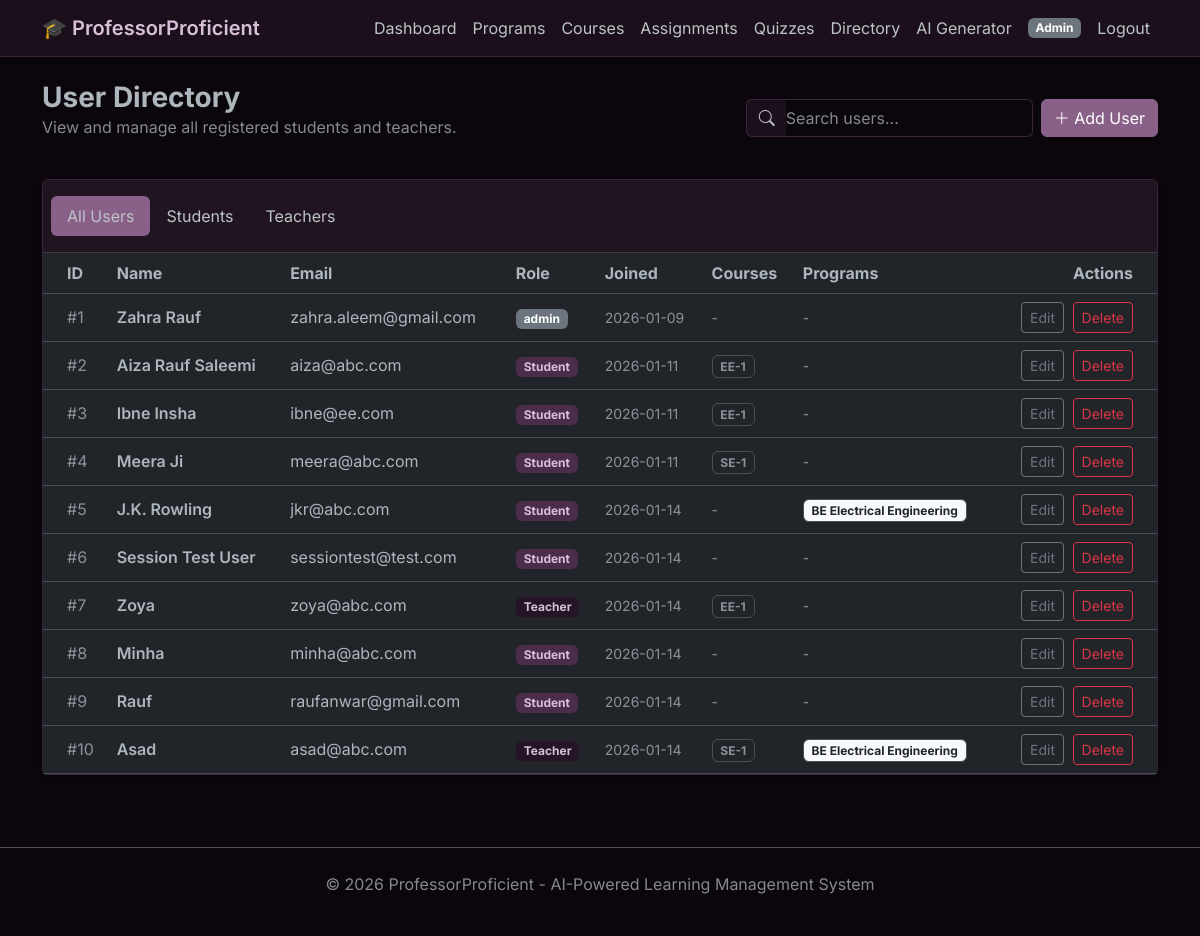
The page /ui/users (signed in) on the database its author committed.
### data_models.py (models this page shows, shortened)
class User(db.Model):
    __tablename__ = 'users'
    id = db.Column(db.Integer, primary_key=True)
    name = db.Column(db.String(100), nullable=False)
    password = db.Column(db.String(200), nullable=False)
    email = db.Column(db.String(100), unique=True, nullable=False)
    role = db.Column(db.Enum(UserRole), nullable=False)
    created_at = db.Column(db.DateTime, server_default=text('CURRENT_TIMESTAMP'))
    programs_created = db.relationship("Program", back_populates="created_by_user") #back populates ensures the two tables are in sync
    courses_created = db.relationship("Course", back_populates="created_by_user")
    quizzes_created = db.relationship("Quiz", back_populates="created_by_user")
    assignments_created = db.relationship("Assignment", back_populates="created_by_user")
    questions_created = db.relationship("Question", back_populates="created_by_user") # Adding new link to questions
    answers = db.relationship("StudentAnswer", back_populates="student") # Adding new link to answers
    teaching_courses = db.relationship("Course", secondary="teacher_course", back_populates="teachers")
    enrolled_courses = db.relationship("Course", secondary="student_course", back_populates="students")
    teaching_programs = db.relationship("Program", secondary="teacher_program", back_populates="teachers")
    enrolled_programs = db.relationship("Program", secondary="student_program", back_populates="students")

class Course(db.Model):
    __tablename__ = 'courses'
    id = db.Column(db.Integer, primary_key=True, autoincrement=True)
    name = db.Column(db.String(200), nullable=False)
    code = db.Column(db.String(50), unique=True, nullable=False)
    credit_hours = db.Column(db.Integer)
    program_id = db.Column(db.Integer, db.ForeignKey('programs.id'))
    created_by = db.Column(db.Integer, db.ForeignKey('users.id'))
    created_at = db.Column(db.DateTime, server_default=text('CURRENT_TIMESTAMP'))
    program = db.relationship("Program", back_populates="courses")
    created_by_user = db.relationship("User", back_populates="courses_created")
    teachers = db.relationship("User", secondary="teacher_course", back_populates="teaching_courses")
    students = db.relationship("User", secondary="student_course", back_populates="enrolled_courses")
    quizzes = db.relationship("Quiz", back_populates="course", cascade="all, delete-orphan")
    assignments = db.relationship("Assignment", back_populates="course", cascade="all, delete-orphan")

class Program(db.Model):
    __tablename__ = 'programs'
    id = db.Column(db.Integer, primary_key=True, autoincrement=True)
    name = db.Column(db.String(100), unique=True, nullable=False)
    description = db.Column(db.Text)
    created_by = db.Column(db.Integer, db.ForeignKey('users.id'))
    created_at = db.Column(db.DateTime, server_default=text('CURRENT_TIMESTAMP'))
    created_by_user = db.relationship("User", back_populates="programs_created")
    courses = db.relationship("Course", back_populates="program", cascade="all, delete-orphan")
    teachers = db.relationship("User", secondary="teacher_program", back_populates="teaching_programs")
    students = db.relationship("User", secondary="student_program", back_populates="enrolled_programs")

### app.py (the view)
@ui_bp.route("/ui/users")
def users_page():
    users = User.query.all()
    return render_template("users.html", users=users)

### templates/users.html (shortened to what this page needs)
{% extends "layout.html" %}
{% block content %}
<div class="d-flex justify-content-between align-items-center mb-4">
    <div>
        <h1 class="h3 fw-bold mb-0">User Directory</h1>
        <p class="text-muted">View and manage all registered students and teachers.</p>
    </div>
    <div class="d-flex gap-2">
        <div class="input-group">
            <span class="input-group-text border-end-0"><i class="bi bi-search"></i></span>
            <input type="text" class="form-control border-start-0 ps-0" id="searchInput" placeholder="Search users...">
        </div>
        {% if session.get('user_role') == 'admin' %}
        <button class="btn btn-primary text-nowrap" id="addUserBtn">
            <i class="bi bi-plus-lg"></i> Add User
        </button>
        {% endif %}
    </div>
</div>
<div class="card shadow-sm">
    <div class="card-header py-3">
        <ul class="nav nav-pills card-header-pills" id="userTabs" role="tablist">
            <li class="nav-item" role="presentation">
                <button class="nav-link active" id="all-tab" data-bs-toggle="tab" data-bs-target="#all" type="button" role="tab">All Users</button>
            </li>
            <li class="nav-item" role="presentation">
                <button class="nav-link" id="students-tab" data-bs-toggle="tab" data-bs-target="#students" type="button" role="tab">Students</button>
            </li>
            <li class="nav-item" role="presentation">
                <button class="nav-link" id="teachers-tab" data-bs-toggle="tab" data-bs-target="#teachers" type="button" role="tab">Teachers</button>
            </li>
        </ul>
    </div>
    <div class="card-body p-0">
        <div class="tab-content" id="userTabsContent">
            <div class="tab-pane fade show active" id="all" role="tabpanel">
                <div class="table-responsive">
                    <table class="table table-hover mb-0 align-middle" id="usersTable">
                        <thead class="text-secondary">
                            <tr>
                                <th class="ps-4">ID</th>
                                <th>Name</th>
                                <th>Email</th>
                                <th>Role</th>
                                <th>Joined</th>
                                <th>Courses</th>
                                <th>Programs</th>
                                <th class="text-end pe-4">Actions</th>
                            </tr>
                        </thead>
                        <tbody>
                            {% for user in users %}
                            <tr class="user-row">
                                <td class="ps-4 text-muted">#{{ user.id }}</td>
                                <td class="fw-semibold">{{ user.name }}</td>
                                <td>{{ user.email }}</td>
                                <td>
                                    {% if user.role.value == 'student' %}
                                        <span class="badge bg-info text-dark">Student</span>
                                    {% elif user.role.value == 'teacher' %}
                                        <span class="badge bg-success">Teacher</span>
                                    {% else %}
                                        <span class="badge bg-secondary">{{ user.role.value }}</span>
                                    {% endif %}
                                </td>
                                <td class="text-muted small">
                                    {{ user.created_at.strftime('%Y-%m-%d') if user.created_at else 'N/A' }}
                                </td>
                                <td>
                                    {% if user.role.value == 'student' %}
                                        {% for course in user.enrolled_courses %}
                                            <span class="badge border text-body-secondary">{{ course.code }}</span>
                                        {% else %}
                                            <span class="text-muted small">-</span>
                                        {% endfor %}
                                    {% elif user.role.value == 'teacher' %}
                                        {% for course in user.teaching_courses %}
                                            <span class="badge border text-body-secondary">{{ course.code }}</span>
                                        {% else %}
                                            <span class="text-muted small">-</span>
                                        {% endfor %}
                                    {% else %}
                                        <span class="text-muted small">-</span>
                                    {% endif %}
                                </td>
                                <td>
                                    {% if user.role.value == 'student' %}
                                        {% for program in user.enrolled_programs %}
                                            <span class="badge bg-light text-dark border">{{ program.name }}</span>
                                        {% else %}
                                            <span class="text-muted small">-</span>
                                        {% endfor %}
                                    {% elif user.role.value == 'teacher' %}
                                        {% for program in user.teaching_programs %}
                                            <span class="badge bg-light text-dark border">{{ program.name }}</span>
                                        {% else %}
                                            <span class="text-muted small">-</span>
                                        {% endfor %}
                                    {% else %}
                                        <span class="text-muted small">-</span>
                                    {% endif %}
                                </td>
                                <td class="text-end pe-4">
                                    {% if session.get('user_role') == 'admin' %}
                                    <button class="btn btn-sm btn-outline-secondary edit-btn"
                                            data-id="{{ user.id }}"
                                            data-name="{{ user.name }}"
                                            data-email="{{ user.email }}"
                                            data-role="{{ user.role.value }}">
                                        Edit
                                    </button>
                                    <button class="btn btn-sm btn-outline-danger ms-1 delete-btn" data-id="{{ user.id }}">Delete</button>
                                    {% endif %}
                                </td>
                            </tr>
                            {% else %}
                            <tr>
                                <td colspan="7" class="text-center py-5">
                                    <p class="text-muted mb-0">No users found.</p>
                                </td>
                            </tr>
                            {% endfor %}
                        </tbody>
                    </table>
                </div>
            </div>
        </div>
    </div>
</div>
{% endblock %}
{% block scripts %}
<link rel="stylesheet" href="https://cdn.jsdelivr.net/npm/bootstrap-icons@1.10.0/font/bootstrap-icons.css">
{% endblock %}

### templates/layout.html (shortened to what this page needs)
<!DOCTYPE html>
<html lang="en" data-bs-theme="dark">
<head>
    <link href="https://cdn.jsdelivr.net/npm/bootstrap@5.3.0/dist/css/bootstrap.min.css" rel="stylesheet">
</head>
<body>
<nav class="navbar navbar-expand-lg navbar-dark shadow-sm">
    <div class="container">
        <a class="navbar-brand" href="/">🎓 ProfessorProficient</a>
        <div class="collapse navbar-collapse" id="navbarNav">
            <ul class="navbar-nav ms-auto">
                <li class="nav-item">
                    <a class="nav-link" href="/">Dashboard</a>
                </li>
                <li class="nav-item">
                    <a class="nav-link" href="/ui/programs">Programs</a>
                </li>
                <li class="nav-item">
                    <a class="nav-link" href="/ui/courses">Courses</a>
                </li>
                <li class="nav-item">
                    <a class="nav-link" href="/ui/assignments">Assignments</a>
                </li>
                <li class="nav-item">
                    <a class="nav-link" href="/ui/quizzes">Quizzes</a>
                </li>
                <li class="nav-item">
                    <a class="nav-link" href="/ui/users">Directory</a>
                </li>
                <li class="nav-item">
                    <a class="nav-link" href="/ui/generate-quiz">AI Generator</a>
                </li>
                {% if session.get('user_id') %}
                <li class="nav-item d-flex align-items-center">
                    <span class="badge bg-secondary ms-2 me-2">{{ session.get('user_role', 'user')|title }}</span>
                </li>
                <li class="nav-item">
                    <button class="nav-link btn btn-link" id="logoutBtn">Logout</button>
                </li>
                {% else %}
                <li class="nav-item">
                    <button class="nav-link btn btn-link" data-bs-toggle="modal" data-bs-target="#globalLoginModal">Login</button>
                </li>
                {% endif %}
            </ul>
        </div>
    </div>
</nav>
<div class="container py-4">
    {% block content %}{% endblock %}
</div>
<footer class="text-center py-4 text-muted border-top mt-5">
    <p>&copy; 2026 ProfessorProficient - AI-Powered Learning Management System</p>
</footer>
{% block scripts %}{% endblock %}
</body>
</html>

### templates/layout.html (style rules this page uses)
body { font-family: 'Inter', sans-serif; background-color: #0b060b; }
.navbar { background-color: #1a0f1a; border-bottom: 1px solid #3d233d; }
.navbar-brand { font-weight: 600; color: #d8bfd8 !important; }
.nav-link { color: #bdc3c7 !important; }
.card { background-color: #1a0f1a; border: 1px solid #3d233d; box-shadow: 0 0.125rem 0.25rem rgba(0, 0, 0, 0.5); transition: transform 0.2s; }
.btn-primary { background-color: #886088; border-color: #886088; }
input, select, textarea { background-color: #0b060b !important; border-color: #3d233d !important; color: #ecf0f1 !important; }
.input-group-text { background-color: #1a0f1a !important; border-color: #3d233d !important; color: #bdc3c7 !important; }
.badge.bg-info { background-color: #4b2c4b !important; color: #d8bfd8 !important; }
.badge.bg-success { background-color: #251425 !important; color: #d8bfd8 !important; }
.nav-pills .nav-link.active { background-color: #886088; }
.nav-pills .nav-link { color: #bdc3c7; }

### rows shown on the page
User: get "Admin", id "1", name "Zahra Rauf", email "zahra.aleem@gmail.com", role.value "admin", created_at "2026-01-09"
User: id "2", name "Aiza Rauf Saleemi", email "aiza@abc.com", role "Student", created_at "2026-01-11"
Course: code "EE-1"
User: id "3", name "Ibne Insha", email "ibne@ee.com", role "Student", created_at "2026-01-11"
User: id "4", name "Meera Ji", email "meera@abc.com", role "Student", created_at "2026-01-11"
Course: code "SE-1"
User: id "5", name "J.K. Rowling", email "jkr@abc.com", role "Student", created_at "2026-01-14"
Program: name "BE Electrical Engineering"
User: id "6", name "Session Test User", email "sessiontest@test.com", role "Student", created_at "2026-01-14"
User: id "7", name "Zoya", email "zoya@abc.com", role "Teacher", created_at "2026-01-14"
User: id "8", name "Minha", email "minha@abc.com", role "Student", created_at "2026-01-14"
User: id "9", name "Rauf", email "raufanwar@gmail.com", role "Student", created_at "2026-01-14"
User: id "10", name "Asad", email "asad@abc.com", role "Teacher", created_at "2026-01-14"
